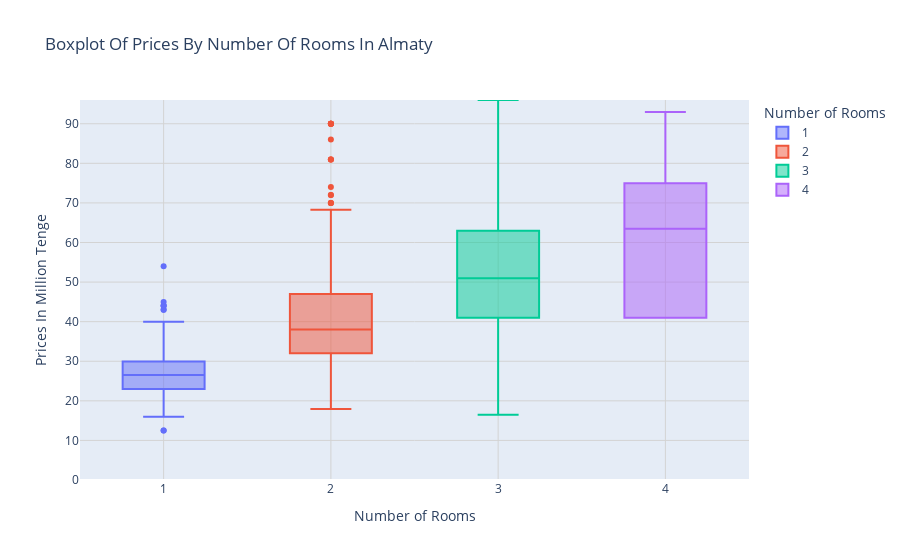

Here is the notebook cell this chart was saved with:
### Code cell
max_price = df_final_filtered['Цена в тг'].max()


fig = px.box(
    df_final_filtered[df_final_filtered['Город'] == 'Алматы'],
    x='Комната',  
    y='Цена в тг',  
    color='Комната',  
    title='Boxplot Of Prices By Number Of Rooms In Almaty',
    labels={'Комната': 'Number of Rooms', 'Цена в тг': 'Prices In Million Tenge'},
    hover_data=['Цена в тг'],
    category_orders={'Комната': sorted(df_final_filtered['Комната'].unique())}  
)

fig.update_layout(
    xaxis=dict(
        type='category', 
        showgrid=True,
        gridcolor='lightgrey'
    ),
    yaxis=dict(
        showgrid=True,
        gridcolor='lightgrey',
        range=[0, max_price]  
    )
)

fig.show()

### Figure 1 — Plotly figure (JSON) as saved in the notebook; plotly's stock layout.template omitted (floating-point values rounded to 4 significant figures; data arrays with more than 128 entries replaced by an {"elided": "..."} marker saying what was removed)
{"data": [{"alignmentgroup": "True", "hovertemplate": "Number of Rooms=%{x}<br>Prices In Million Tenge=%{y}<extra></extra>", "legendgroup": "1", "marker": {"color": "#636efa"}, "name": "1", "notched": false, "offsetgroup": "1", "orientation": "v", "showlegend": true, "type": "box", "x": {"elided": "141 int values"}, "x0": " ", "xaxis": "x", "y": {"elided": "141 float values"}, "y0": " ", "yaxis": "y"}, {"alignmentgroup": "True", "hovertemplate": "Number of Rooms=%{x}<br>Prices In Million Tenge=%{y}<extra></extra>", "legendgroup": "2", "marker": {"color": "#EF553B"}, "name": "2", "notched": false, "offsetgroup": "2", "orientation": "v", "showlegend": true, "type": "box", "x": {"elided": "329 int values"}, "x0": " ", "xaxis": "x", "y": {"elided": "329 float values"}, "y0": " ", "yaxis": "y"}, {"alignmentgroup": "True", "hovertemplate": "Number of Rooms=%{x}<br>Prices In Million Tenge=%{y}<extra></extra>", "legendgroup": "3", "marker": {"color": "#00cc96"}, "name": "3", "notched": false, "offsetgroup": "3", "orientation": "v", "showlegend": true, "type": "box", "x": {"elided": "238 int values"}, "x0": " ", "xaxis": "x", "y": {"elided": "238 float values"}, "y0": " ", "yaxis": "y"}, {"alignmentgroup": "True", "hovertemplate": "Number of Rooms=%{x}<br>Prices In Million Tenge=%{y}<extra></extra>", "legendgroup": "4", "marker": {"color": "#ab63fa"}, "name": "4", "notched": false, "offsetgroup": "4", "orientation": "v", "showlegend": true, "type": "box", "x": [4, 4, 4, 4, 4, 4, 4, 4, 4, 4, 4, 4, 4, 4, 4, 4, 4, 4, 4, 4, 4, 4, 4, 4, 4, 4, 4, 4], "x0": " ", "xaxis": "x", "y": [75, 76.0, 63.9, 75, 76.0, 63.9, 75, 90, 41, 41, 41, 41, 41, 41, 41, 41, 41, 41, 63.9, 75, 76.0, 55, 63, 93, 47.5, 67, 49.8, 75], "y0": " ", "yaxis": "y"}], "layout": {"boxmode": "overlay", "legend": {"title": {"text": "Number of Rooms"}, "tracegroupgap": 0}, "title": {"text": "Boxplot Of Prices By Number Of Rooms In Almaty"}, "xaxis": {"anchor": "y", "categoryarray": [1, 2, 3, 4, 5, 7], "categoryorder": "array", "domain": [0, 1], "gridcolor": "lightgrey", "showgrid": true, "title": {"text": "Number of Rooms"}, "type": "category"}, "yaxis": {"anchor": "x", "domain": [0, 1], "gridcolor": "lightgrey", "range": [0, 96], "showgrid": true, "title": {"text": "Prices In Million Tenge"}}}}
